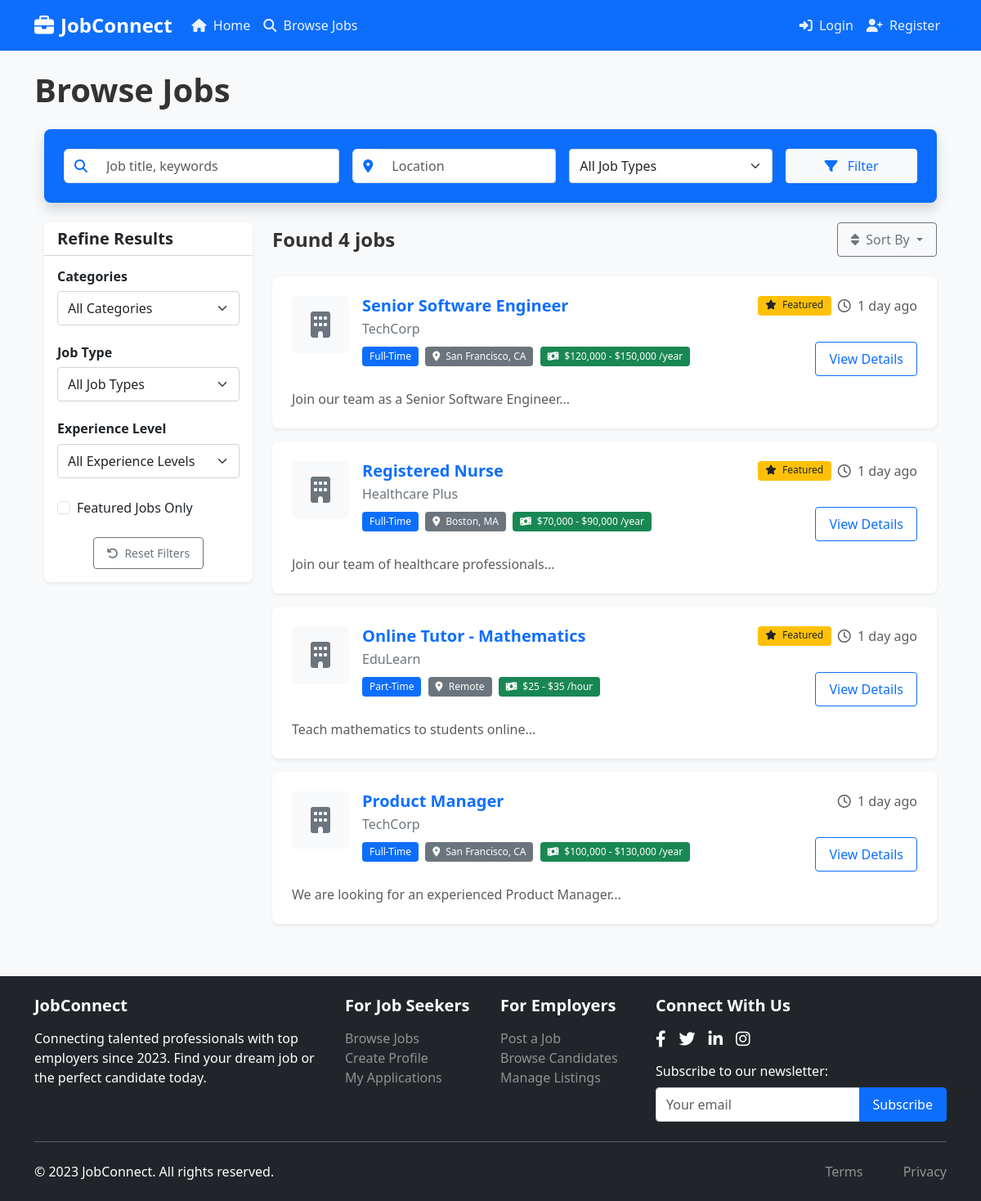
/browse-jobs.php, run on the app's committed database.
### tables this page shows
CREATE TABLE IF NOT EXISTS `jobs` (
  `id` int(11) NOT NULL AUTO_INCREMENT,
  `employer_id` int(11) NOT NULL,
  `title` varchar(255) NOT NULL,
  `location` varchar(255) DEFAULT NULL,
  `job_type` varchar(50) DEFAULT NULL,
  `category` varchar(100) DEFAULT NULL,
  `description` text NOT NULL,
  `requirements` text DEFAULT NULL,
  `responsibilities` text DEFAULT NULL,
  `salary_min` decimal(10,2) DEFAULT NULL,
  `salary_max` decimal(10,2) DEFAULT NULL,
  `salary_period` varchar(20) DEFAULT NULL,
  `benefits` text DEFAULT NULL,
  `application_url` varchar(255) DEFAULT NULL,
  `featured` tinyint(1) NOT NULL DEFAULT 0,
  `status` enum('draft','active','expired','closed') NOT NULL DEFAULT 'active',
  `created_at` timestamp NOT NULL DEFAULT CURRENT_TIMESTAMP,
  `updated_at` timestamp NOT NULL DEFAULT CURRENT_TIMESTAMP ON UPDATE CURRENT_TIMESTAMP,
  `expires_at` datetime NOT NULL,
  PRIMARY KEY (`id`),
  KEY `employer_id` (`employer_id`),
  CONSTRAINT `jobs_ibfk_1` FOREIGN KEY (`employer_id`) REFERENCES `employers` (`id`) ON DELETE CASCADE
);

CREATE TABLE IF NOT EXISTS `employers` (
  `id` int(11) NOT NULL AUTO_INCREMENT,
  `company_name` varchar(255) NOT NULL,
  `email` varchar(255) NOT NULL,
  `password` varchar(255) NOT NULL,
  `logo` varchar(255) DEFAULT NULL,
  `website` varchar(255) DEFAULT NULL,
  `description` text DEFAULT NULL,
  `location` varchar(255) DEFAULT NULL,
  `industry` varchar(100) DEFAULT NULL,
  `company_size` varchar(50) DEFAULT NULL,
  `founded_year` int(4) DEFAULT NULL,
  `phone` varchar(20) DEFAULT NULL,
  `remember_token` varchar(64) DEFAULT NULL,
  `token_expires` datetime DEFAULT NULL,
  `created_at` timestamp NOT NULL DEFAULT CURRENT_TIMESTAMP,
  `updated_at` timestamp NOT NULL DEFAULT CURRENT_TIMESTAMP ON UPDATE CURRENT_TIMESTAMP,
  PRIMARY KEY (`id`),
  UNIQUE KEY `email` (`email`)
);

### includes/functions.php (called while the page is built, shortened)
<?php
function timeAgo($date) {
    $timestamp = strtotime($date);
    $diff = time() - $timestamp;
    if ($diff < 60) {
        return 'Just now';
    } elseif ($diff < 3600) {
        $minutes = floor($diff / 60);
        return $minutes . ' minute' . ($minutes > 1 ? 's' : '') . ' ago';
    } elseif ($diff < 86400) {
        $hours = floor($diff / 3600);
        return $hours . ' hour' . ($hours > 1 ? 's' : '') . ' ago';
    } elseif ($diff < 604800) {
        $days = floor($diff / 86400);
        return $days . ' day' . ($days > 1 ? 's' : '') . ' ago';
    } elseif ($diff < 2592000) {
        $weeks = floor($diff / 604800);
        return $weeks . ' week' . ($weeks > 1 ? 's' : '') . ' ago';
    } else {
        return formatDate($date);
    }
}
function getEmploymentTypes() {
    return [
        'full-time' => 'Full-Time',
        'full_time' => 'Full-Time',
        'part-time' => 'Part-Time',
        'part_time' => 'Part-Time',
        'contract' => 'Contract',
        'temporary' => 'Temporary',
        'internship' => 'Internship',
        'remote' => 'Remote',
        'freelance' => 'Freelance'
    ];
}
function truncateText($text, $length = 100, $append = '...') {
    if (strlen($text) <= $length) {
        return $text;
    }
    $text = substr($text, 0, $length);
    $text = substr($text, 0, strrpos($text, ' '));
    return $text . $append;
}
?>

### browse-jobs.php (the view, shortened to what this page needs)
<?php
require_once 'config/db.php';
require_once 'includes/functions.php';
$keyword = isset($_GET['keyword']) ? sanitizeInput($_GET['keyword']) : '';
$location = isset($_GET['location']) ? sanitizeInput($_GET['location']) : '';
$featured = isset($_GET['featured']) && $_GET['featured'] == '1' ? 1 : 0;
$page = isset($_GET['page']) ? intval($_GET['page']) : 1;
$per_page = 10;
$offset = ($page - 1) * $per_page;
$query = "SELECT j.*, e.company_name, e.logo
          FROM jobs j
          JOIN employers e ON j.employer_id = e.id
          WHERE j.status = 'active' AND j.expires_at > NOW()";
$count_query = "SELECT COUNT(*) as total FROM jobs j WHERE j.status = 'active' AND j.expires_at > NOW()";
$params = [];
$types = "";
$sort = isset($_GET['sort']) ? $_GET['sort'] : 'newest';
switch ($sort) {
    default:
        $query .= " ORDER BY j.featured DESC, j.created_at DESC";
        break;
}
$query .= " LIMIT ?, ?";
$params[] = $offset;
$params[] = $per_page;
$types .= "ii";
$count_stmt = $conn->prepare($count_query);
$count_stmt->execute();
$count_result = $count_stmt->get_result();
$total_rows = $count_result->fetch_assoc()['total'];
$stmt = $conn->prepare($query);
if (!empty($params)) {
    $stmt->bind_param($types, ...$params);
}
$stmt->execute();
$result = $stmt->get_result();
include_once 'includes/header.php';
?>
<div class="container mb-5">
    <div class="row mb-4">
        <div class="col-12">
            <div class="card border-0 bg-primary text-white shadow">
                <div class="card-body p-4">
                    <form id="job-filter-form" action="<?php echo htmlspecialchars($_SERVER['PHP_SELF']); ?>" method="get" class="row g-3">
                        <div class="col-md-4">
                            <div class="input-group">
                                <span class="input-group-text bg-white border-end-0"><i class="fas fa-search text-primary"></i></span>
                                <input type="text" class="form-control border-start-0" name="keyword" placeholder="Job title, keywords" value="<?php echo htmlspecialchars($keyword); ?>">
                            </div>
                        </div>
                        <div class="col-md-3">
                            <div class="input-group">
                                <span class="input-group-text bg-white border-end-0"><i class="fas fa-map-marker-alt text-primary"></i></span>
                                <input type="text" class="form-control border-start-0" name="location" id="location" placeholder="Location" value="<?php echo htmlspecialchars($location); ?>">
                            </div>
                        </div>
                        <div class="col-md-3">
                            <select class="form-select" name="job_type">
                                <option value="">All Job Types</option>
                            </select>
                        </div>
                        <div class="col-md-2">
                            <button type="submit" class="btn btn-light text-primary w-100">
                                <i class="fas fa-filter me-2"></i> Filter
                            </button>
                        </div>
                    </form>
                </div>
            </div>
        </div>
    </div>
    <div class="row">
        <div class="col-lg-3 mb-4 mb-lg-0">
            <div class="card filter-card border-0 shadow-sm">
                <div class="card-header bg-white">
                    <h5 class="mb-0">Refine Results</h5>
                </div>
                <div class="card-body">
                    <form action="<?php echo htmlspecialchars($_SERVER['PHP_SELF']); ?>" method="get">
                        <div class="mb-4">
                            <h6 class="filter-title">Categories</h6>
                            <select class="form-select" name="category" onchange="this.form.submit()">
                                <option value="">All Categories</option>
                            </select>
                        </div>
                        <div class="mb-4">
                            <h6 class="filter-title">Job Type</h6>
                            <select class="form-select" name="job_type" onchange="this.form.submit()">
                                <option value="">All Job Types</option>
                            </select>
                        </div>
                        <div class="mb-4">
                            <h6 class="filter-title">Experience Level</h6>
                            <select class="form-select" name="experience" onchange="this.form.submit()">
                                <option value="">All Experience Levels</option>
                            </select>
                        </div>
                        <div class="mb-4">
                            <div class="form-check">
                                <input class="form-check-input" type="checkbox" id="featured" name="featured" value="1"
                                       <?php echo $featured ? 'checked' : ''; ?> onchange="this.form.submit()">
                                <label class="form-check-label" for="featured">
                                    Featured Jobs Only
                                </label>
                            </div>
                        </div>
                        <div class="text-center">
                            <a href="browse-jobs.php" id="clear-filters" class="btn btn-outline-secondary btn-sm">
                                <i class="fas fa-undo me-1"></i> Reset Filters
                            </a>
                        </div>
                    </form>
                </div>
            </div>
        </div>
        <div class="col-lg-9">
            <div class="d-flex justify-content-between align-items-center mb-4">
                <h4 class="mb-0">
                    <?php if($total_rows == 0): ?>
                        No jobs found
                    <?php else: ?>
                        Found <?php echo $total_rows; ?> job<?php echo $total_rows != 1 ? 's' : ''; ?>
                    <?php endif; ?>
                </h4>
                <div class="dropdown">
                    <button class="btn btn-outline-secondary dropdown-toggle" type="button" id="sortDropdown" data-bs-toggle="dropdown">
                        <i class="fas fa-sort me-1"></i> Sort By
                    </button>
                </div>
            </div>
            <?php if($result && $result->num_rows > 0): ?>
                <?php while($job = $result->fetch_assoc()): ?>
                    <div class="card job-card mb-3 border-0 shadow-sm fade-in">
                        <div class="card-body">
                            <div class="row">
                                <div class="col-md-8">
                                    <div class="d-flex">
                                        <div class="company-logo me-3 bg-light rounded p-2" style="width: 70px; height: 70px;">
                                            <?php if($job['logo']): ?>
                                                <img src="/assets/uploads/logos/<?php echo htmlspecialchars($job['logo']); ?>" alt="<?php echo htmlspecialchars($job['company_name']); ?>" class="img-fluid">
                                            <?php else: ?>
                                                <div class="d-flex align-items-center justify-content-center h-100 bg-light rounded">
                                                    <i class="fas fa-building text-secondary fa-2x"></i>
                                                </div>
                                            <?php endif; ?>
                                        </div>
                                        <div>
                                            <h5 class="job-title mb-1">
                                                <a href="job-details.php?id=<?php echo $job['id']; ?>" class="text-decoration-none">
                                                    <?php echo htmlspecialchars($job['title']); ?>
                                                </a>
                                            </h5>
                                            <p class="company-name mb-2"><?php echo htmlspecialchars($job['company_name']); ?></p>
                                            <div class="job-meta mb-2">
                                                <?php if($job['job_type'] && isset(getEmploymentTypes()[$job['job_type']])): ?>
                                                    <span class="badge bg-primary mb-1 me-1"><?php echo htmlspecialchars(getEmploymentTypes()[$job['job_type']]); ?></span>
                                                <?php elseif($job['job_type']): ?>
                                                    <span class="badge bg-primary mb-1 me-1"><?php echo htmlspecialchars($job['job_type']); ?></span>
                                                <?php endif; ?>
                                                <?php if($job['location']): ?>
                                                    <span class="badge bg-secondary mb-1 me-1">
                                                        <i class="fas fa-map-marker-alt me-1"></i>
                                                        <?php echo htmlspecialchars($job['location']); ?>
                                                    </span>
                                                <?php endif; ?>
                                                <?php if($job['salary_min'] && $job['salary_max']): ?>
                                                    <span class="badge bg-success mb-1">
                                                        <i class="fas fa-money-bill-wave me-1"></i>
                                                        $<?php echo number_format($job['salary_min']); ?> - $<?php echo number_format($job['salary_max']); ?>
                                                        <?php if($job['salary_period']): ?>
                                                            /<?php echo htmlspecialchars($job['salary_period']); ?>
                                                        <?php endif; ?>
                                                    </span>
                                                <?php endif; ?>
                                            </div>
                                        </div>
                                    </div>
                                </div>
                                <div class="col-md-4 mt-3 mt-md-0 d-flex flex-column justify-content-between">
                                    <div class="d-flex justify-content-md-end mb-2">
                                        <?php if($job['featured']): ?>
                                            <span class="badge bg-warning text-dark me-2">
                                                <i class="fas fa-star me-1"></i> Featured
                                            </span>
                                        <?php endif; ?>
                                        <span class="text-muted">
                                            <i class="far fa-clock me-1"></i>
                                            <?php echo timeAgo($job['created_at']); ?>
                                        </span>
                                    </div>
                                    <div class="d-flex justify-content-md-end">
                                        <a href="job-details.php?id=<?php echo $job['id']; ?>" class="btn btn-outline-primary">
                                            View Details
                                        </a>
                                    </div>
                                </div>
                            </div>
                            <div class="mt-3">
                                <p class="job-description text-muted mb-0">
                                    <?php echo truncateText(htmlspecialchars($job['description']), 150); ?>
                                </p>
                            </div>
                        </div>
                    </div>
                <?php endwhile; ?>
            <?php endif; ?>
        </div>
    </div>
</div>
<?php
include_once 'includes/footer.php';
?>

### data on the page
jobs: title "Senior Software Engineer", employer.company_name "TechCorp", job_type "Full-Time", location "San Francisco, CA", salary_min "120,000", salary_max "150,000", salary_period "year", featured 1 (drawn), created_at "1 day ago", description "Join our team as a Senior Software Engineer..."
jobs: title "Registered Nurse", employer.company_name "Healthcare Plus", job_type "Full-Time", location "Boston, MA", salary_min "70,000", salary_max "90,000", salary_period "year", featured 1 (drawn), created_at "1 day ago", description "Join our team of healthcare professionals..."
jobs: title "Online Tutor - Mathematics", employer.company_name "EduLearn", job_type "Part-Time", location "Remote", salary_min "25", salary_max "35", salary_period "hour", featured 1 (drawn), created_at "1 day ago", description "Teach mathematics to students online..."
jobs: title "Product Manager", employer.company_name "TechCorp", job_type "Full-Time", location "San Francisco, CA", salary_min "100,000", salary_max "130,000", salary_period "year", created_at "1 day ago", description "We are looking for an experienced Product Manager..."

### other printed values
$page_header "Browse Jobs"
$total_rows "4"
